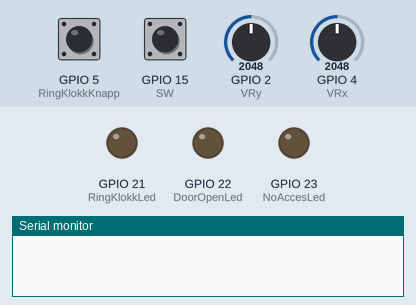
This sketch was run on a simulated ESP32. Shown: output pins drawn as LEDs (lit = HIGH), the last lines printed to the serial monitor. Dashed ring = blinking. The inputs (shaded band) are chosen by the test bench; at power-on: GPIO 15 (SW) HIGH, GPIO 5 (RingKlokkKnapp) LOW, GPIO 2 (VRy) = 2048, GPIO 4 (VRx) = 2048.

Above: at 1.2 s.
1.3 s: GPIO 15 (SW) pulled LOW for 3.2 s
At 2.3 s:
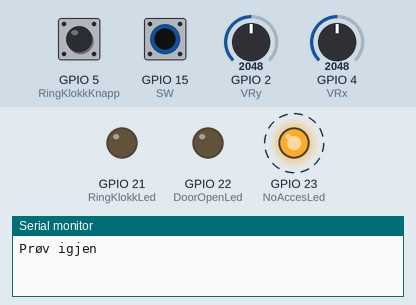
6.5 s: GPIO 5 (RingKlokkKnapp) pulled HIGH for 0.15 s
At 7.3 s:
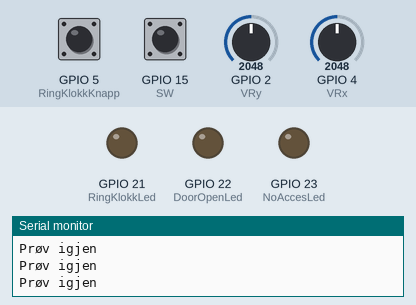
Timing chart, 0 to 9.5 s (numbered marks = the images above; inputs shaded):
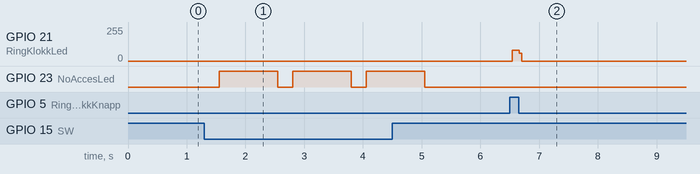

The sketch:

esp32_kodelas.ino
```cpp
#include <analogWrite.h>          // importerer analog funksjoner

const int VRx = 4;                // pinne for å styre joystick i x-retning
const int VRy = 2;                // pinne for å styre joystick i y-retning
const int SW = 15;                // pinne for switch, aka trykk knapp
const int RingKlokkKnapp = 5;     // pinne for ringe klokke knappen
//const int ring_klokk = ;        // pinne for buzzer

const int NoAccesLed = 23;        // led som lyser når du ikke får tilgang til boligen
const int DoorOpenLed = 22;       // led som lyser når døren åpnes
const int RingKlokkLed = 21;      // led som lyser når du holder inne ringe klokka

long buttonDelay = 250;           // delay for noen knapper
const int timeToPinReset = 5000;  // reset time for pinkoden

int thePinCode [4] = {2,1,4,3};   // pinkode


void setup() {
  //input modus for input pinner
  pinMode(VRx,INPUT);
  pinMode(VRy,INPUT);
  pinMode(SW,INPUT_PULLUP);
  pinMode(RingKlokkKnapp, INPUT);

  //input modus for output pinner
  //pinMode(RingKlokk, OUTPUT);
  pinMode(NoAccesLed, OUTPUT);
  pinMode(DoorOpenLed, OUTPUT);
  pinMode(RingKlokkLed, OUTPUT);
  Serial.begin(115200);
}

void doorLock(){
  int input = 0;                // input signal avhengig av hvilken retning joysticken styres
  int temp = 0;                 // variabel som skal matche input
  int index = 0;                // index som input verdiene settes
  int aPinCodeAttempt[4] = {};  // array for pinkode forsøk
  bool feilPin = false;         //

  unsigned long previousMillis = millis();      // henter current millis()
  unsigned long currentMillis = previousMillis; // setter currentMillis() lik previousMillis()

 while(true){
  int enter = digitalRead(SW);     // enter knapp
  int y = analogRead(VRy);         // y retning
  int x = analogRead(VRx);         // x retning

  digitalWrite(RingKlokkLed, LOW);    // resetter ringe klokke leden når knappen for den ikke holdes inne
  //digitalWrite(RingKlokk, LOW);

    if((analogRead(VRx) == 0) || (analogRead(VRx) == 4095) || (analogRead(VRy) == 0) || (analogRead(VRy) == 4095) || (digitalRead(SW) == 0)){
      previousMillis = currentMillis;
      // hvis joystick brukes starter idle_time på nytt
    }
    currentMillis = millis();

    // Hvis joysticken ikke har vært rørt på 5 sekunder resettes pinkode forsøke til 0-stilling, samt alle andre variabler
    if(currentMillis - previousMillis > timeToPinReset){
      Serial.println("Resetter PinCodeAttempt~~");
      previousMillis = currentMillis;
      input = 0;
      temp = 0;
      index = 0;
      aPinCodeAttempt[0] = 0;
      aPinCodeAttempt[1] = 0;
      aPinCodeAttempt[2] = 0;
      aPinCodeAttempt[3] = 0;
    }

  // velger input verdier avhengig av retning til joysticken
  if (x == 0){
    input = 1;
    delay(buttonDelay);
    }
  else if (x == 4095){
    input = 2;
    delay(buttonDelay);
    }
  else if (y == 0){
    input = 3;
    delay(buttonDelay);
    }
  else if (y == 4095){
    input = 4;
    delay(buttonDelay);
    }
  else if (enter == 0){
    input = 5;
    delay(buttonDelay);
    }

  // Når input verdien ikke er lik temp eller 5 så legges input i pinkode forsøke sitt array
  if ((input != temp) && (input != 5)){
    temp = input;                         // setter temp = input slik at det samme signalet ikke blir lagt inn tusenvis av ganger i løpet av sekundet
    aPinCodeAttempt[index] = input;
    Serial.print(index);
    Serial.print("-");
    Serial.println(input);
    index = index + 1;
    if(index >= 4){                       // hvis du prøver å legge inn flere siffer enn størrelsen til arrayet så starter du pånytt
      index = 0;
      }
  }

  // Når du trykker enter
  if(input == 5){
    // variabler resettes
    index = 0;
    input = 0;
    temp = 0;

    // sjekker om alle indexene til aPinCodeAttempt matcher pinCode
    for(int i=0; i<4; i++){
      if (aPinCodeAttempt[i] != thePinCode[i]){
        feilPin = true;                   // Hvis ikke alle matcher setter feilPin til true
      }
    }

    if (!feilPin){                        // hvis alle indeksene er riktig åpnes døren, og et led lyser for å indikere dette.
      Serial.println("Døren er åpnet");
      // resetter aPinCodeAttempt til neste forsøk
      aPinCodeAttempt[0] = 0;
      aPinCodeAttempt[1] = 0;
      aPinCodeAttempt[2] = 0;
      aPinCodeAttempt[3] = 0;
      digitalWrite(DoorOpenLed, HIGH);
      delay(1000);
      digitalWrite(DoorOpenLed, LOW);
    }

    else if (feilPin){                      // hvis feilPin er satt til true får du beskjed om å prøve igjen, og et led lyser for å indikere dette
      Serial.println("Prøv igjen");
      // resetter aPinCodeAttempt til neste forsøk
      aPinCodeAttempt[0] = 0;
      aPinCodeAttempt[1] = 0;
      aPinCodeAttempt[2] = 0;
      aPinCodeAttempt[3] = 0;
      feilPin = false;
      digitalWrite(NoAccesLed, HIGH);
      delay(1000);
      digitalWrite(NoAccesLed, LOW);
     }
    }

    // ringeklokke som går når en knapp holdes inne
    while(digitalRead(RingKlokkKnapp)){
      //digitalWrite(RingKlokk, HIGH);
      digitalWrite(RingKlokkLed, HIGH);
      break;
    }
    // får signaler fra mqtt om døren åpnes eller ikke
    // if (mqtt.read(open_door) == 1){
    //   Serial.println("Døren er åpen");
    //   digitalWrite(DoorOpenLed, HIGH);
    //   delay(1000);
    //   digitalWrite(DoorOpenLed, LOW);
    // }

    // if (mqtt.read(open_door) == 2){
    //   Serial.println("Ingen adgang");
    //   digitalWrite(NoAccesLed, HIGH);
    //   delay(1000);
    //   digitalWrite(NoAccesLed, LOW);
    // }

 }
}

void loop() {
  doorLock();
}
```

Measured:
- after the input at 1.3 s, GPIO 23 (NoAccesLed): alternates HIGH for 1.0 s and LOW for 0.25 s, starting after 0.25 s
- after the input at 6.5 s, GPIO 21 (RingKlokkLed): 0/255 → 81/255 at once, → 0/255 0.12 s later
